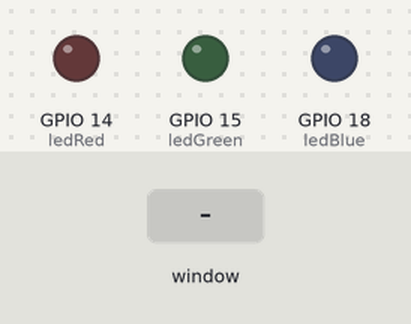
The program below on a simulated Raspberry Pi (BCM pin numbers). Shown: output pins drawn as LEDs (lit = HIGH). Inputs (shaded band) come from the test bench. The desktop window is not drawn, its controls go by their first labels and the mouse button is held 0.15 s. At 5.8 s the program stops and its outputs stay as they are.

Above: at 1.2 s.
1.3 s: control labelled "Red LED" in the window clicked
At 2.5 s:
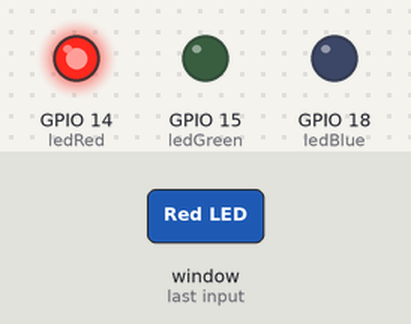
2.8 s: control labelled "Green LED" in the window clicked
At 3.8 s:
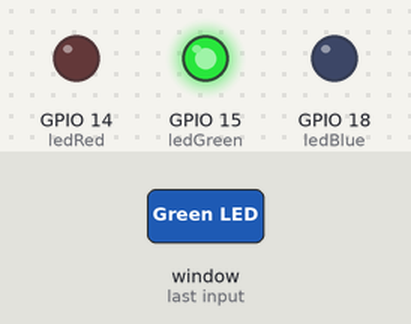
4.3 s: control labelled "Blue LED" in the window clicked
At 4.9 s:
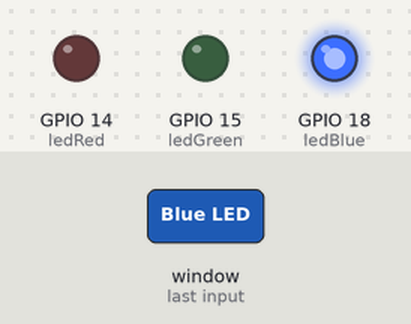
5.8 s: control labelled "Exit" in the window clicked
At 7.0 s:
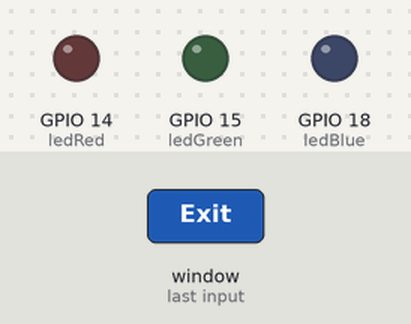
Timing chart, 0 to 7.3 s (numbered marks = the images above; inputs shaded):
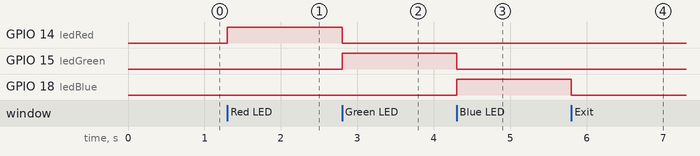

Measured:
- after the input at 1.3 s, GPIO 14 (ledRed): LOW → HIGH at once
- after the input at 2.8 s, GPIO 14 (ledRed): HIGH → LOW at once; GPIO 15 (ledGreen): LOW → HIGH at once
- after the input at 4.3 s, GPIO 15 (ledGreen): HIGH → LOW at once; GPIO 18 (ledBlue): LOW → HIGH at once
- after the input at 5.8 s, GPIO 18 (ledBlue): HIGH → LOW at once

The program:

tripleLEDGUI.py
```python
from tkinter import *
import tkinter.font
from gpiozero import LED
import RPi.GPIO
RPi.GPIO.setmode(RPi.GPIO.BCM)

#Hardware
ledRed = LED(14)
ledGreen = LED(15)
ledBlue = LED(18)

#GUI Definitions
win = Tk()
win.title("LED Operator")
myFont = tkinter.font.Font(family = 'Arial', size = 12, weight = "bold")

#Event Functions
def ledOff():
    ledRed.off()
    ledGreen.off()
    ledBlue.off()

def close():
    RPi.GPIO.cleanup()
    win.destroy()

def onRed():
    ledOff()
    ledRed.on()

def onGreen():
    ledOff()
    ledGreen.on()

def onBlue():
    ledOff()
    ledBlue.on()

#Widgets
var = IntVar()
redRB = Radiobutton(win, text = "Red LED", variable=var,value=0,command = onRed, font = myFont)
redRB.grid(row=0, column=0)
greenRB = Radiobutton(win, text = "Green LED", variable=var,value=1,command = onGreen, font = myFont)
greenRB.grid(row=0, column=1)
blueRB = Radiobutton(win, text = "Blue LED", variable=var,value=2,command = onBlue, font = myFont)
blueRB.grid(row=0, column=2)

exitButton = Button(win, text = "Exit", font = myFont, command = close, bg = 'red')
exitButton.grid(row=1, column=1)
win.protocol("WM_DELETE_WINDOW", close)

win.mainloop()
```
